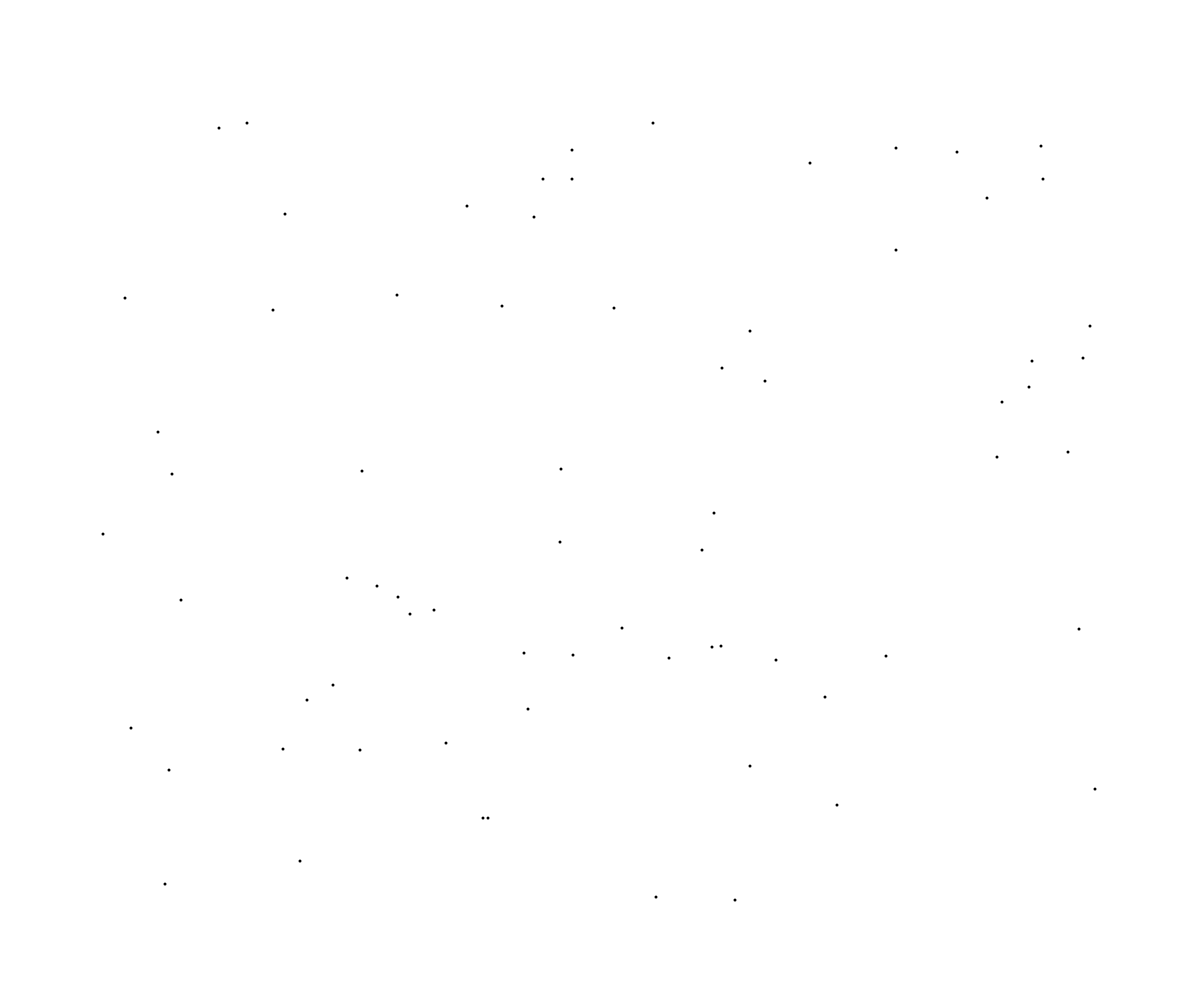
Frame 1 (no input)
Frame 60 (no input): identical to frame 1, image omitted
Frame 120 (the mouse pressed at the canvas centre since frame 60): identical to frame 1, image omitted

The p5.js sketch that drew this single still picture (run headless with seeded random() and noise() and a simulated clock; from frame 60 on, the mouse is pressed at the canvas centre):

// p5.js sketch
// ── sketch.js
//gv
let topleftx = 1000;
let toplefty = 1000;
let widthx = 10000;
let heighty = 10000;
function setup() {
  createCanvas(windowWidth, windowHeight);
  let N = round(random(2,100));
  for(let i=0;i<N;i++){
    let x = round(random(100,width-100));
    let y = round(random(100,height-100));
    strokeWeight(3);
    point(x,y);
    if(x<topleftx){
      topleftx = x;
    }
    if(y<toplefty){
      toplefty = y;
    }
  }
}

function draw() {
}
